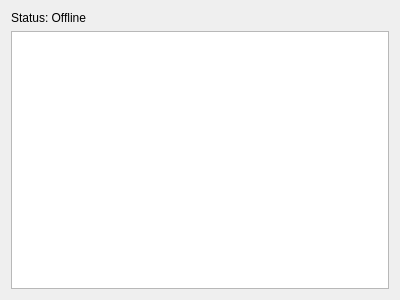
<?xml version="1.0" encoding="UTF-8"?>
<ui version="4.0">
 <class>dlgChatRoster</class>
 <widget class="QDialog" name="dlgChatRoster">
  <property name="geometry">
   <rect>
    <x>0</x>
    <y>0</y>
    <width>400</width>
    <height>300</height>
   </rect>
  </property>
  <property name="windowTitle">
   <string>Tunnel Chat</string>
  </property>
  <layout class="QGridLayout" name="gridLayout">
   <item row="0" column="0">
    <widget class="QLabel" name="lblStatus">
     <property name="text">
      <string>Status: Offline</string>
     </property>
    </widget>
   </item>
   <item row="1" column="0">
    <widget class="QListWidget" name="lstRoster"/>
   </item>
  </layout>
 </widget>
 <resources/>
 <connections/>
</ui>
